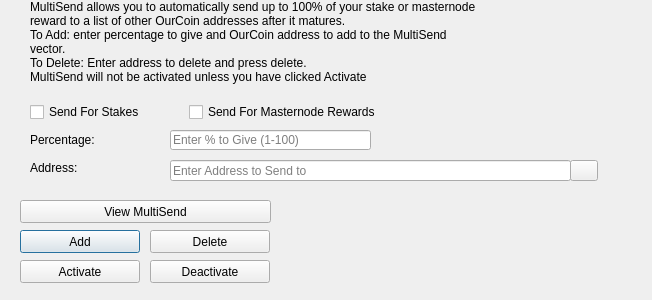
<?xml version="1.0" encoding="UTF-8"?>
<ui version="4.0">
 <class>MultiSendDialog</class>
 <widget class="QDialog" name="MultiSendDialog">
  <property name="windowModality">
   <enum>Qt::NonModal</enum>
  </property>
  <property name="geometry">
   <rect>
    <x>0</x>
    <y>0</y>
    <width>652</width>
    <height>300</height>
   </rect>
  </property>
  <property name="windowTitle">
   <string>MultiSend</string>
  </property>
  <widget class="QLineEdit" name="multiSendPercentEdit">
   <property name="geometry">
    <rect>
     <x>170</x>
     <y>130</y>
     <width>201</width>
     <height>20</height>
    </rect>
   </property>
   <property name="toolTip">
    <string>Enter whole numbers 1 - 100</string>
   </property>
   <property name="placeholderText">
    <string>Enter % to Give (1-100)</string>
   </property>
  </widget>
  <widget class="QLineEdit" name="multiSendAddressEdit">
   <property name="geometry">
    <rect>
     <x>170</x>
     <y>160</y>
     <width>401</width>
     <height>21</height>
    </rect>
   </property>
   <property name="toolTip">
    <string/>
   </property>
   <property name="placeholderText">
    <string>Enter Address to Send to</string>
   </property>
  </widget>
  <widget class="QLabel" name="label_2">
   <property name="geometry">
    <rect>
     <x>30</x>
     <y>0</y>
     <width>451</width>
     <height>121</height>
    </rect>
   </property>
   <property name="lineWidth">
    <number>1</number>
   </property>
   <property name="text">
    <string>MultiSend allows you to automatically send up to 100% of your stake or masternode reward to a list of other OurCoin addresses after it matures.
To Add: enter percentage to give and OurCoin address to add to the MultiSend vector.
To Delete: Enter address to delete and press delete.
MultiSend will not be activated unless you have clicked Activate</string>
   </property>
   <property name="alignment">
    <set>Qt::AlignLeading|Qt::AlignLeft|Qt::AlignTop</set>
   </property>
   <property name="wordWrap">
    <bool>true</bool>
   </property>
  </widget>
  <widget class="QLabel" name="message">
   <property name="geometry">
    <rect>
     <x>290</x>
     <y>200</y>
     <width>351</width>
     <height>91</height>
    </rect>
   </property>
   <property name="text">
    <string/>
   </property>
  </widget>
  <widget class="QPushButton" name="addButton">
   <property name="geometry">
    <rect>
     <x>20</x>
     <y>230</y>
     <width>120</width>
     <height>23</height>
    </rect>
   </property>
   <property name="toolTip">
    <string/>
   </property>
   <property name="statusTip">
    <string>Add to MultiSend Vector</string>
   </property>
   <property name="text">
    <string>Add</string>
   </property>
  </widget>
  <widget class="QPushButton" name="disableButton">
   <property name="geometry">
    <rect>
     <x>150</x>
     <y>260</y>
     <width>120</width>
     <height>23</height>
    </rect>
   </property>
   <property name="statusTip">
    <string>Deactivate MultiSend</string>
   </property>
   <property name="text">
    <string>Deactivate</string>
   </property>
  </widget>
  <widget class="QPushButton" name="addressBookButton">
   <property name="geometry">
    <rect>
     <x>570</x>
     <y>160</y>
     <width>28</width>
     <height>21</height>
    </rect>
   </property>
   <property name="toolTip">
    <string>Choose an address from the address book</string>
   </property>
   <property name="text">
    <string/>
   </property>
   <property name="icon">
    <iconset resource="../ourcoin.qrc">
     <normaloff>:/icons/address-book</normaloff>:/icons/address-book</iconset>
   </property>
   <property name="shortcut">
    <string>Alt+A</string>
   </property>
   <property name="autoDefault">
    <bool>false</bool>
   </property>
  </widget>
  <widget class="QLabel" name="label">
   <property name="geometry">
    <rect>
     <x>30</x>
     <y>130</y>
     <width>121</width>
     <height>20</height>
    </rect>
   </property>
   <property name="toolTip">
    <string>Percentage of stake to send</string>
   </property>
   <property name="text">
    <string>Percentage:</string>
   </property>
  </widget>
  <widget class="QLabel" name="label_5">
   <property name="geometry">
    <rect>
     <x>30</x>
     <y>160</y>
     <width>111</width>
     <height>16</height>
    </rect>
   </property>
   <property name="toolTip">
    <string>Address to send portion of stake to</string>
   </property>
   <property name="text">
    <string>Address:</string>
   </property>
  </widget>
  <widget class="QPushButton" name="deleteButton">
   <property name="geometry">
    <rect>
     <x>150</x>
     <y>230</y>
     <width>120</width>
     <height>23</height>
    </rect>
   </property>
   <property name="toolTip">
    <string/>
   </property>
   <property name="statusTip">
    <string>Delete Address From MultiSend Vector</string>
   </property>
   <property name="text">
    <string>Delete</string>
   </property>
  </widget>
  <widget class="QPushButton" name="activateButton">
   <property name="geometry">
    <rect>
     <x>20</x>
     <y>260</y>
     <width>120</width>
     <height>23</height>
    </rect>
   </property>
   <property name="statusTip">
    <string>Activate MultiSend</string>
   </property>
   <property name="text">
    <string>Activate</string>
   </property>
  </widget>
  <widget class="QPushButton" name="viewButton">
   <property name="geometry">
    <rect>
     <x>20</x>
     <y>200</y>
     <width>251</width>
     <height>23</height>
    </rect>
   </property>
   <property name="toolTip">
    <string/>
   </property>
   <property name="statusTip">
    <string>View MultiSend Vector</string>
   </property>
   <property name="text">
    <string>View MultiSend</string>
   </property>
  </widget>
  <widget class="QWidget" name="horizontalLayoutWidget">
   <property name="geometry">
    <rect>
     <x>30</x>
     <y>100</y>
     <width>351</width>
     <height>24</height>
    </rect>
   </property>
   <layout class="QHBoxLayout" name="horizontalLayout">
    <item>
     <widget class="QCheckBox" name="multiSendStakeCheckBox">
      <property name="text">
       <string>Send For Stakes</string>
      </property>
     </widget>
    </item>
    <item>
     <widget class="QCheckBox" name="multiSendMasternodeCheckBox">
      <property name="text">
       <string>Send For Masternode Rewards</string>
      </property>
     </widget>
    </item>
   </layout>
  </widget>
 </widget>
 <resources>
  <include location="../ourcoin.qrc"/>
 </resources>
 <connections/>
</ui>
